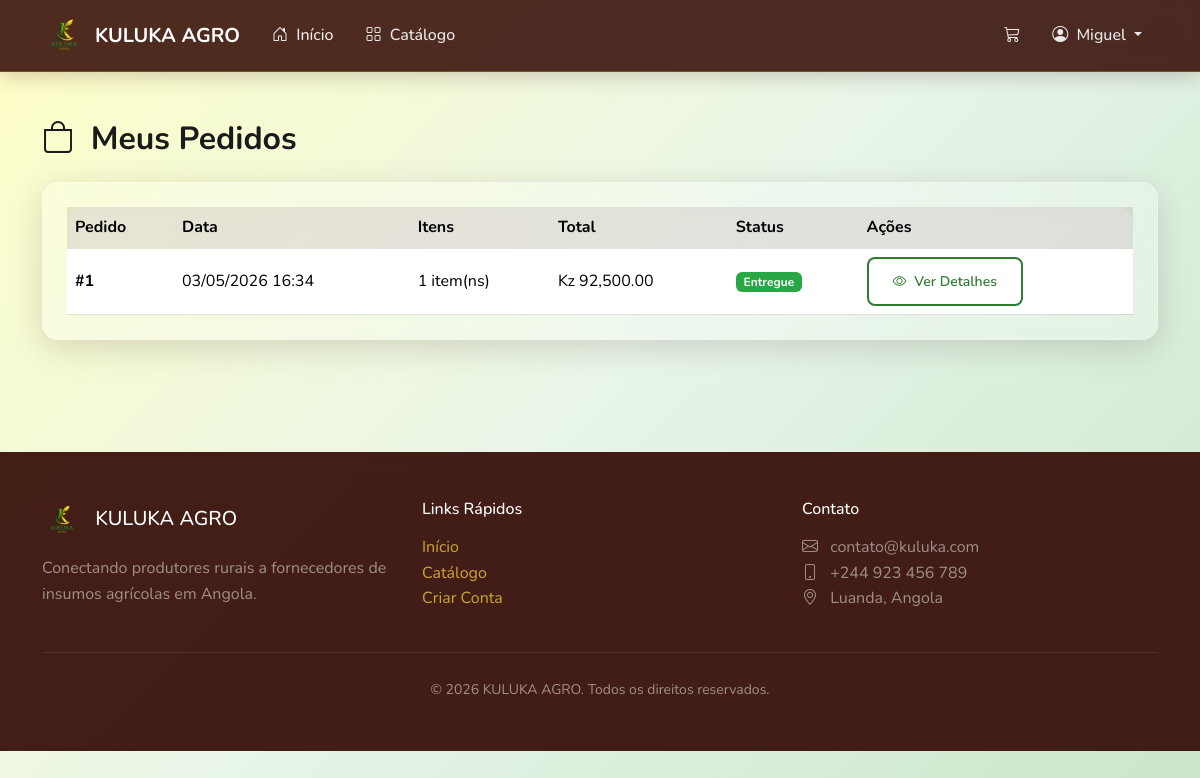
Page /pedidos/meus-pedidos/ (signed in) on the committed database.
### contas/models.py (models this page shows, shortened)
class Usuario(AbstractUser):
    class TipoUsuario(models.TextChoices):
        FORNECEDOR = 'FORNECEDOR', 'Fornecedor'
        PRODUTOR = 'PRODUTOR', 'Produtor'
    tipo = models.CharField(
        max_length=20,
        choices=TipoUsuario.choices,
        default=TipoUsuario.PRODUTOR,
        verbose_name='Tipo de Usuário'
    )
    telefone = models.CharField(
        max_length=20,
        blank=True,
        verbose_name='Telefone'
    )
    endereco = models.TextField(
        blank=True,
        verbose_name='Endereço'
    )
    cidade = models.CharField(
        max_length=100,
        blank=True,
        verbose_name='Cidade'
    )
    provincia = models.CharField(
        max_length=100,
        blank=True,
        verbose_name='Província'
    )
    foto_perfil = models.ImageField(
        upload_to='perfis/',
        blank=True,
        null=True,
        verbose_name='Foto de Perfil'
    )
    descricao = models.TextField(
        blank=True,
        verbose_name='Descrição / Sobre'
    )
    data_criacao = models.DateTimeField(
        auto_now_add=True,
        verbose_name='Data de Criação'
    )
    nome_empresa = models.CharField(
        max_length=200,
        blank=True,
        verbose_name='Nome da Empresa'
    )
    nif = models.CharField(
        max_length=50,
        blank=True,
        verbose_name='NIF (Número de Identificação Fiscal)'
    )
    area_cultivo = models.DecimalField(
        max_digits=10,
        decimal_places=2,
        blank=True,
        null=True,
        verbose_name='Área de Cultivo (hectares)'
    )
    tipos_cultivo = models.TextField(
        blank=True,
        verbose_name='Tipos de Cultivo'
    )
    class Meta:
        verbose_name = 'Usuário'
        verbose_name_plural = 'Usuários'
    @property
    def eh_fornecedor(self):
        return self.tipo == self.TipoUsuario.FORNECEDOR

### pedidos/models.py (models this page shows, shortened)
class Pedido(models.Model):
    class StatusPedido(models.TextChoices):
        PENDENTE = 'PENDENTE', 'Pendente'
        CONFIRMADO = 'CONFIRMADO', 'Confirmado'
        EM_PREPARACAO = 'EM_PREPARACAO', 'Em Preparação'
        ENVIADO = 'ENVIADO', 'Enviado'
        ENTREGUE = 'ENTREGUE', 'Entregue'
        CANCELADO = 'CANCELADO', 'Cancelado'
    cliente = models.ForeignKey(
        settings.AUTH_USER_MODEL,
        on_delete=models.CASCADE,
        related_name='pedidos',
        verbose_name='Cliente'
    )
    status = models.CharField(
        max_length=20,
        choices=StatusPedido.choices,
        default=StatusPedido.PENDENTE,
        verbose_name='Status'
    )
    endereco_entrega = models.TextField(
        verbose_name='Endereço de Entrega'
    )
    observacoes = models.TextField(
        blank=True,
        verbose_name='Observações'
    )
    total = models.DecimalField(
        max_digits=12,
        decimal_places=2,
        default=0,
        verbose_name='Total'
    )
    data_criacao = models.DateTimeField(
        auto_now_add=True,
        verbose_name='Data do Pedido'
    )
    data_atualizacao = models.DateTimeField(
        auto_now=True,
        verbose_name='Última Atualização'
    )
    class Meta:
        verbose_name = 'Pedido'
        verbose_name_plural = 'Pedidos'
        ordering = ['-data_criacao']
    @property
    def total_formatado(self):
        return f"Kz {self.total:,.2f}"

### pedidos/views.py (the view)
# urls.py: path('meus-pedidos/', views.MeusPedidosView.as_view(), name='meus_pedidos'),
class MeusPedidosView(LoginRequiredMixin, ListView):
    model = Pedido
    template_name = 'pedidos/meus_pedidos.html'
    context_object_name = 'pedidos'
    paginate_by = 10
    def get_queryset(self):
        return Pedido.objects.filter(
            cliente=self.request.user
        ).prefetch_related('itens__produto').order_by('-data_criacao')

### pedidos/context_processors.py (called while the page is built)
def carrinho_quantidade(request):
    carrinho = request.session.get('carrinho', {})
    quantidade_total = sum(carrinho.values())
    return {
        'carrinho_quantidade': quantidade_total
    }

### templates/pedidos/meus_pedidos.html (shortened to what this page needs)
{% extends 'base.html' %}
{% load static %}
{% block conteudo %}
<div class="container py-5">
    <h2 class="fw-bold mb-4">
        <i class="bi bi-bag me-2"></i> Meus Pedidos
    </h2>
    {% if pedidos %}
    <div class="glass-card">
        <div class="table-responsive">
            <table class="table table-glass mb-0">
                <thead>
                    <tr>
                        <th>Pedido</th>
                        <th>Data</th>
                        <th>Itens</th>
                        <th>Total</th>
                        <th>Status</th>
                        <th>Ações</th>
                    </tr>
                </thead>
                <tbody>
                    {% for pedido in pedidos %}
                    <tr>
                        <td><strong>#{{ pedido.pk }}</strong></td>
                        <td>{{ pedido.data_criacao|date:"d/m/Y H:i" }}</td>
                        <td>{{ pedido.itens.count }} item(ns)</td>
                        <td>{{ pedido.total_formatado }}</td>
                        <td>
                            <span class="badge status-{{ pedido.status|lower }}">
                                {{ pedido.get_status_display }}
                            </span>
                        </td>
                        <td>
                            <a href="{% url 'pedidos:detalhe_pedido' pedido.pk %}" class="btn btn-sm btn-kuluka-outline">
                                <i class="bi bi-eye me-1"></i> Ver Detalhes
                            </a>
                        </td>
                    </tr>
                    {% endfor %}
                </tbody>
            </table>
        </div>
    </div>
    {% endif %}
</div>
{% endblock %}

### templates/base.html (shortened to what this page needs)
{% load static %}
<!DOCTYPE html>
<html lang="pt-br">
<head>
    <link href="https://cdn.jsdelivr.net/npm/bootstrap@5.3.3/dist/css/bootstrap.min.css" rel="stylesheet">
    <link href="https://cdn.jsdelivr.net/npm/bootstrap-icons@1.11.3/font/bootstrap-icons.css" rel="stylesheet">
    <link href="{% static 'css/style.css' %}" rel="stylesheet">
</head>
<body>
    <nav class="navbar navbar-expand-lg navbar-glass sticky-top">
        <div class="container">
            <a class="navbar-brand" href="{% url 'contas:home' %}">
                <img src="{% static 'images/logo.png' %}" alt="KULUKA AGRO">
                <span class="d-none d-sm-inline">KULUKA AGRO</span>
            </a>
            <div class="collapse navbar-collapse" id="navbarNav">
                <ul class="navbar-nav me-auto">
                    <li class="nav-item">
                        <a class="nav-link" href="{% url 'contas:home' %}">
                            <i class="bi bi-house-door me-1"></i> Início
                        </a>
                    </li>
                    <li class="nav-item">
                        <a class="nav-link" href="{% url 'produtos:catalogo' %}">
                            <i class="bi bi-grid me-1"></i> Catálogo
                        </a>
                    </li>
                </ul>
                <ul class="navbar-nav">
                    <li class="nav-item">
                        <a class="nav-link carrinho-badge" href="{% url 'pedidos:carrinho' %}">
                            <i class="bi bi-cart3"></i>
                        </a>
                    </li>
                    {% if user.is_authenticated %}
                    <li class="nav-item dropdown">
                        <a class="nav-link dropdown-toggle" href="#" data-bs-toggle="dropdown">
                            <i class="bi bi-person-circle me-1"></i>
                            {{ user.first_name|default:user.username }}
                        </a>
                    </li>
                    {% endif %}
                </ul>
            </div>
        </div>
    </nav>
    <main>
        {% block conteudo %}{% endblock %}
    </main>
    <footer class="footer-glass">
        <div class="container">
            <div class="row">
                <div class="col-md-4 mb-4 mb-md-0">
                    <h5 class="text-white mb-3">
                        <img src="{% static 'images/logo.png' %}" alt="KULUKA AGRO" height="40" class="me-2">
                        KULUKA AGRO
                    </h5>
                    <p class="text-white-50">
                        Conectando produtores rurais a fornecedores de insumos agrícolas em Angola.
                    </p>
                </div>
                <div class="col-md-4 mb-4 mb-md-0">
                    <h6 class="text-white mb-3">Links Rápidos</h6>
                    <ul class="list-unstyled">
                        <li><a href="{% url 'contas:home' %}">Início</a></li>
                        <li><a href="{% url 'produtos:catalogo' %}">Catálogo</a></li>
                        <li><a href="{% url 'contas:registro' %}">Criar Conta</a></li>
                    </ul>
                </div>
                <div class="col-md-4">
                    <h6 class="text-white mb-3">Contato</h6>
                    <ul class="list-unstyled text-white-50">
                        <li><i class="bi bi-envelope me-2"></i> contato@kuluka.com</li>
                        <li><i class="bi bi-phone me-2"></i> +244 923 456 789</li>
                        <li><i class="bi bi-geo-alt me-2"></i> Luanda, Angola</li>
                    </ul>
                </div>
            </div>
            <hr class="my-4 border-secondary">
            <div class="text-center text-white-50">
                <small>&copy; 2026 KULUKA AGRO. Todos os direitos reservados.</small>
            </div>
        </div>
    </footer>
</body>
</html>

### static/css/style.css (style rules this page uses)
:root { --cor-primaria: #300600; --cor-secundaria: #CDA630; --cor-terciaria: #2E7D32; --cor-fundo: #FFFEC6; --cor-texto: #1a1a1a; --cor-texto-claro: #ffffff; --cor-sucesso: #2E7D32; --cor-erro: #c62828; --cor-aviso: #f9a825; --cor-info: #0277bd; --glass-bg: rgba(255, 255, 255, 0.25); --glass-bg-dark: rgba(48, 6, 0, 0.15); --glass-border: rgba(255, 255, 255, 0.3); --glass-shadow: 0 8px 32px 0 rgba(48, 6, 0, 0.15); --glass-blur: blur(10px); --raio-borda: 16px; --raio-borda-sm: 8px; --espacamento: 1.5rem; }
* { box-sizing: border-box; }
html { scroll-behavior: smooth; }
body { font-family: 'Segoe UI', 'Avenir', system-ui, -apple-system, sans-serif; background: linear-gradient(135deg, #FFFEC6 0%, #e8f5e9 50%, #c8e6c9 100%); background-attachment: fixed; min-height: 100vh; color: var(--cor-texto); line-height: 1.6; }
.glass-card { background: var(--glass-bg); backdrop-filter: var(--glass-blur); -webkit-backdrop-filter: var(--glass-blur); border-radius: var(--raio-borda); border: 1px solid var(--glass-border); box-shadow: var(--glass-shadow); padding: var(--espacamento); }
.navbar-glass { background: rgba(48, 6, 0, 0.85) !important; backdrop-filter: var(--glass-blur); -webkit-backdrop-filter: var(--glass-blur); border-bottom: 1px solid rgba(205, 166, 48, 0.3); box-shadow: 0 4px 20px rgba(48, 6, 0, 0.2); }
.navbar-glass .navbar-brand { font-weight: 700; color: var(--cor-texto-claro) !important; display: flex; align-items: center; gap: 0.5rem; }
.navbar-glass .navbar-brand img { height: 45px; width: auto; }
.navbar-glass .nav-link { color: rgba(255, 255, 255, 0.9) !important; font-weight: 500; padding: 0.5rem 1rem !important; border-radius: var(--raio-borda-sm); transition: all 0.3s ease; }
.btn-kuluka-outline { background: transparent; color: var(--cor-terciaria); border: 2px solid var(--cor-terciaria); padding: 0.75rem 1.5rem; border-radius: var(--raio-borda-sm); font-weight: 600; transition: all 0.3s ease; }
.status-entregue { background: #28a745; color: #fff; }
.carrinho-badge { position: relative; }
.table-glass { background: var(--glass-bg); backdrop-filter: var(--glass-blur); border-radius: var(--raio-borda); }
.table-glass th { background: rgba(48, 6, 0, 0.1); border: none; }
.table-glass td { border-color: rgba(48, 6, 0, 0.1); vertical-align: middle; }
.footer-glass { background: rgba(48, 6, 0, 0.9); backdrop-filter: var(--glass-blur); color: var(--cor-texto-claro); padding: 3rem 0; margin-top: 4rem; }
.footer-glass a { color: var(--cor-secundaria); text-decoration: none; transition: color 0.3s ease; }

### templates/base.html (style rules this page uses)
body { font-family: 'Nunito', sans-serif; }

### rows in the picture
Usuario: first_name "Miguel"
Pedido: pk "1", data_criacao "03/05/2026 16:34", itens.count "1", total_formatado "Kz 92,500.00", status "Entregue"
